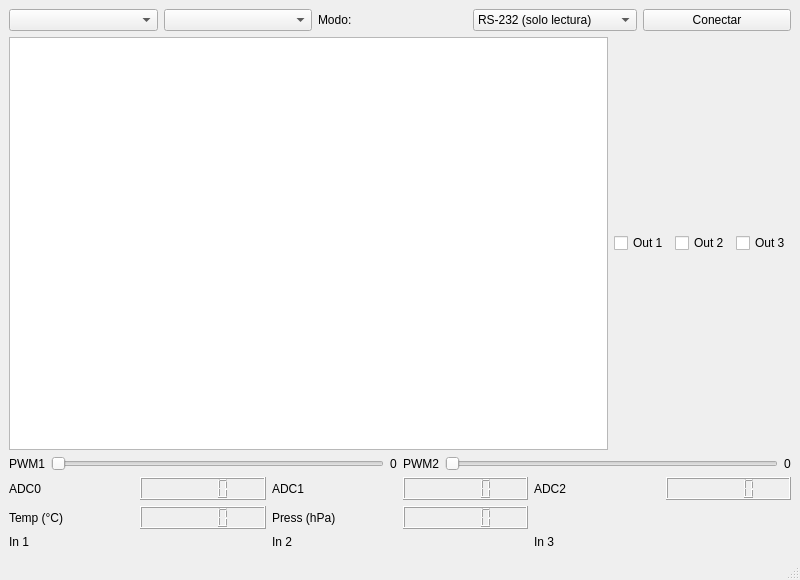
<?xml version="1.0" encoding="UTF-8"?>
<ui version="4.0">
 <class>MainWindow</class>
 <widget class="QMainWindow" name="MainWindow">
  <property name="geometry">
   <rect><x>0</x><y>0</y><width>800</width><height>580</height></rect>
  </property>
  <property name="windowTitle">
   <string>STM32 Serial GUI</string>
  </property>
  <widget class="QWidget" name="centralwidget">
   <layout class="QVBoxLayout" name="verticalLayout">
    <!-- Top bar: puerto, baudrate, modo, conectar -->
    <item>
     <layout class="QHBoxLayout" name="topLayout">
      <item><widget class="QComboBox" name="cbPort"/></item>
      <item><widget class="QComboBox" name="cbBaudRate"/></item>
      <item><widget class="QLabel" name="lblMode"><property name="text"><string>Modo:</string></property></widget></item>
      <item>
       <widget class="QComboBox" name="cbMode">
        <item><property name="text"><string>RS-232 (solo lectura)</string></property></item>
        <item><property name="text"><string>RS-485 (lectura+control)</string></property></item>
       </widget>
      </item>
      <item><widget class="QPushButton" name="btnConnect"><property name="text"><string>Conectar</string></property></widget></item>
     </layout>
    </item>
    <!-- Log de tramas y salidas digitales -->
    <item>
     <layout class="QHBoxLayout" name="outputLayout">
      <item>
       <widget class="QTextEdit" name="txtRawData">
        <property name="readOnly"><bool>true</bool></property>
       </widget>
      </item>
      <item><widget class="QCheckBox" name="chkOut1"><property name="text"><string>Out 1</string></property></widget></item>
      <item><widget class="QCheckBox" name="chkOut2"><property name="text"><string>Out 2</string></property></widget></item>
      <item><widget class="QCheckBox" name="chkOut3"><property name="text"><string>Out 3</string></property></widget></item>
     </layout>
    </item>
    <!-- Controles PWM con valor decimal -->
    <item>
     <layout class="QHBoxLayout" name="pwmLayout">
      <item><widget class="QLabel" name="lblPWM1"><property name="text"><string>PWM1</string></property></widget></item>
      <item><widget class="QSlider" name="sldPWM1"><property name="orientation"><enum>Qt::Orientation::Horizontal</enum></property></widget></item>
      <item><widget class="QLabel" name="lblValPWM1"><property name="text"><string>0</string></property></widget></item>
      <item><widget class="QLabel" name="lblPWM2"><property name="text"><string>PWM2</string></property></widget></item>
      <item><widget class="QSlider" name="sldPWM2"><property name="orientation"><enum>Qt::Orientation::Horizontal</enum></property></widget></item>
      <item><widget class="QLabel" name="lblValPWM2"><property name="text"><string>0</string></property></widget></item>
     </layout>
    </item>
    <!-- Displays para ADC, temperatura, presión e inputs -->
    <item>
     <layout class="QGridLayout" name="gridLayout">
      <item row="0" column="0"><widget class="QLabel" name="lblADC0"><property name="text"><string>ADC0</string></property></widget></item>
      <item row="0" column="1"><widget class="QLCDNumber" name="lcdADC0"/></item>
      <item row="0" column="2"><widget class="QLabel" name="lblADC1"><property name="text"><string>ADC1</string></property></widget></item>
      <item row="0" column="3"><widget class="QLCDNumber" name="lcdADC1"/></item>
      <item row="0" column="4"><widget class="QLabel" name="lblADC2"><property name="text"><string>ADC2</string></property></widget></item>
      <item row="0" column="5"><widget class="QLCDNumber" name="lcdADC2"/></item>
      <item row="1" column="0"><widget class="QLabel" name="lblTemp"><property name="text"><string>Temp (°C)</string></property></widget></item>
      <item row="1" column="1"><widget class="QLCDNumber" name="lcdTemp"/></item>
      <item row="1" column="2"><widget class="QLabel" name="lblPress"><property name="text"><string>Press (hPa)</string></property></widget></item>
      <item row="1" column="3"><widget class="QLCDNumber" name="lcdPress"/></item>
      <item row="2" column="0"><widget class="QLabel" name="lblInput1"><property name="text"><string>In 1</string></property></widget></item>
      <item row="2" column="1"><widget class="QLabel" name="ledInput1"/></item>
      <item row="2" column="2"><widget class="QLabel" name="lblInput2"><property name="text"><string>In 2</string></property></widget></item>
      <item row="2" column="3"><widget class="QLabel" name="ledInput2"/></item>
      <item row="2" column="4"><widget class="QLabel" name="lblInput3"><property name="text"><string>In 3</string></property></widget></item>
      <item row="2" column="5"><widget class="QLabel" name="ledInput3"/></item>
     </layout>
    </item>
   </layout>
  </widget>
  <widget class="QStatusBar" name="statusbar"/>
 </widget>
 <resources/>
 <connections/>
</ui>
